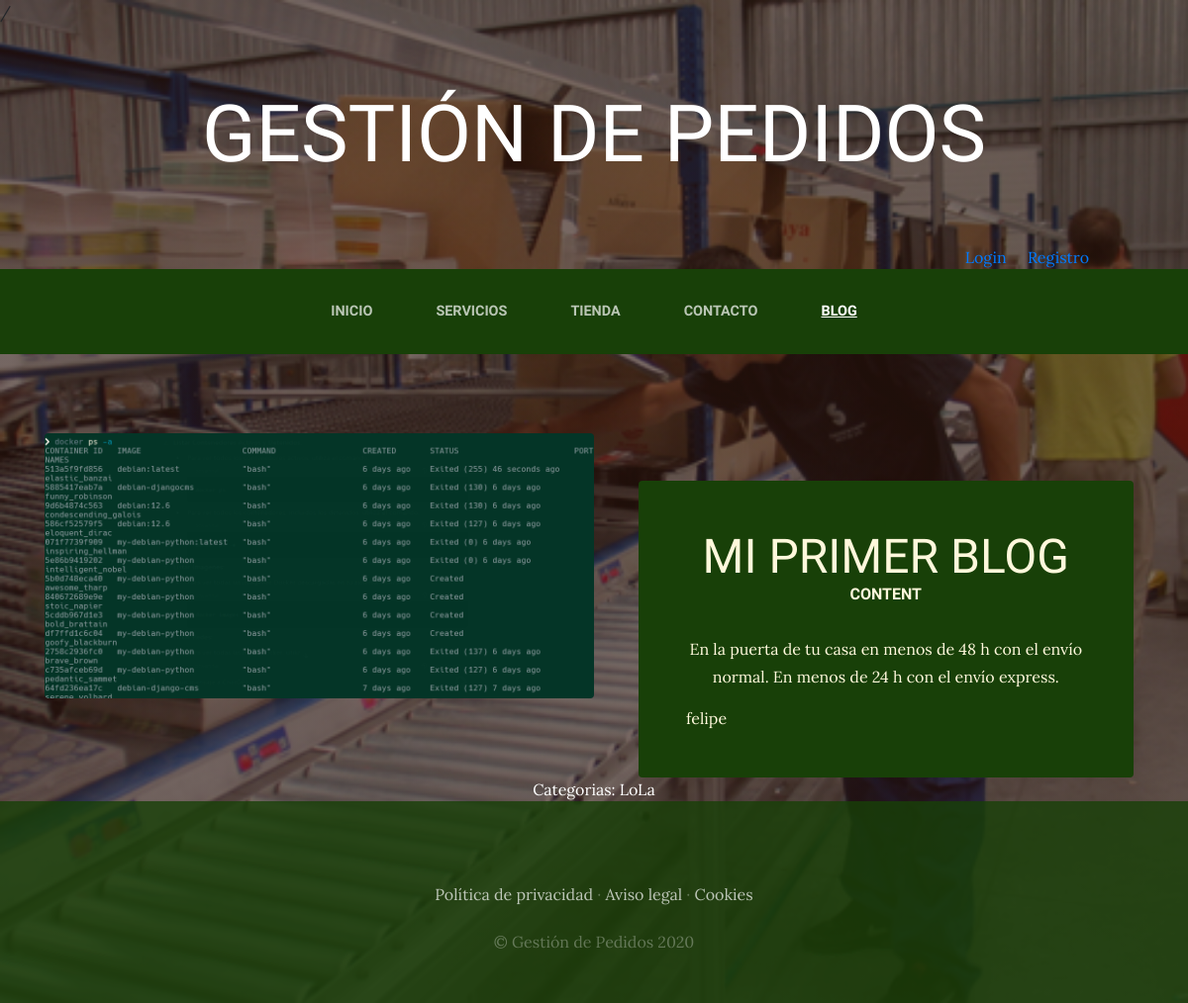
The app's page /blog/categoria/1/ with its own data.
### blog/models.py (models this page shows, shortened)
class Post(models.Model):
    titulo = models.CharField(max_length=50)
    contenido = models.CharField(max_length=50)
    imagen = models.ImageField(upload_to="blog", null=True, blank=True)
    autor = models.ForeignKey(User, on_delete = models.CASCADE)
    categorias = models.ManyToManyField(Categoria)
    created = models.DateTimeField(auto_now_add=True)
    updated = models.DateTimeField(auto_now_add=True)
    class Meta:
        verbose_name = "post"
        verbose_name_plural = "posts"

class Categoria(models.Model):
    nombre = models.CharField(max_length=50)
    created = models.DateTimeField(auto_now_add=True)
    updated = models.DateTimeField(auto_now_add=True)
    class Meta:
        verbose_name = "categoria"
        verbose_name_plural = "categorias"

### blog/views.py (the view)
# urls.py: path('categoria/<int:categoria_id>/', views.categoria, name = 'categoria')
def categoria(request, categoria_id):
    categoria = Categoria.objects.get(id = categoria_id)
    posts = Post.objects.filter(categorias = categoria)
    return render(request, "blog/categorias.html", {'categoria': categoria, 'posts': posts})

### carro/context_processor.py (called while the page is built)
def importe_total_carro(request):
    total = 0
    if not request.path.startswith('/admin/'):
        carro = request.session.get('carro', {})
        for key, value in carro.items():
            total += float(value["precio"]) * value["cantidad"]
    return {"importe_total_carro": total}

### blog/templates/blog/categorias.html
{% extends "ProyectoWebApp/base.html" %} {% load static %} {% block content %}
    {% for post in posts %}
    <section class="page-section clearfix">
        <div class="container">
          <div class="intro">
            <img
              class="intro-img img-fluid mb-3 mb-lg-0 rounded"
              src="{{ post.imagen.url }}"
              alt=""
              style="width: 50%;"
            />
            <div class="intro-text left-0 text-center bg-faded p-5 rounded">
              <h2 class="section-heading mb-4">
                <span class="section-heading-lower">{{ post.titulo }}</span>
                <span class="section-heading-upper">{{ post.contenido }}</span>
              </h2>
              <p class="mb-3">
                En la puerta de tu casa en menos de 48 h con el envío normal. En
                menos de 24 h con el envío express.
              </p>
              <div style="text-align: left;">
                <span class="section-heading-lower" >{{ post.autor }}</span>
              </div>
            </div>
          </div>
        </div>
      </section>
    {% endfor %}
    <section>
        <div style="width: 75%; margin: auto; text-align: center; color: white">
            Categorias:
            {% for post in posts %}
                {% for categoria  in post.categorias.all %}
                    {{ categoria.nombre }}
                {% endfor %}
            {% endfor %}
        </div>
    </section>
{% endblock %}

### ProyectoWebApp/static/ProyectoWebApp/css/gestion.css (style rules this page uses)
body { font-family: 'Lora'; background: linear-gradient(rgba(47, 23, 15, 0.65), rgba(47, 23, 15, 0.65)), url("../img/bg_main.jpg"); background-attachment: fixed; background-position: center; background-size: cover; }
h1, h2, h3, h4, h5, h6 { font-family: 'Raleway'; }
p { line-height: 1.75; }
.page-section { margin-top: 5rem; margin-bottom: 5rem; }
.section-heading { text-transform: uppercase; }
.section-heading .section-heading-upper { display: block; font-size: 1rem; font-weight: 800; padding-bottom:.5rem; }
.section-heading .section-heading-lower { display: block; font-size: 3rem; font-weight: 100; }
.bg-faded { background-color: rgba(255, 255, 255, 0.85); }
.intro { position: relative; }
@media (min-width: 992px) { .intro .intro-img { width: 75%; float: left; } }
@media (min-width: 992px) { .intro .intro-text { left: 600; width: 60%; margin-top: 3rem; background-color: rgba(24, 64, 8); color: cornsilk; position: absolute; } }
@media (min-width: 1200px) { .intro .intro-text { width: 45%; } }

### records on screen
Post: imagen (picture), titulo "MI PRIMER BLOG", contenido "CONTENT", autor "felipe"
Categoria: nombre "LoLa"
